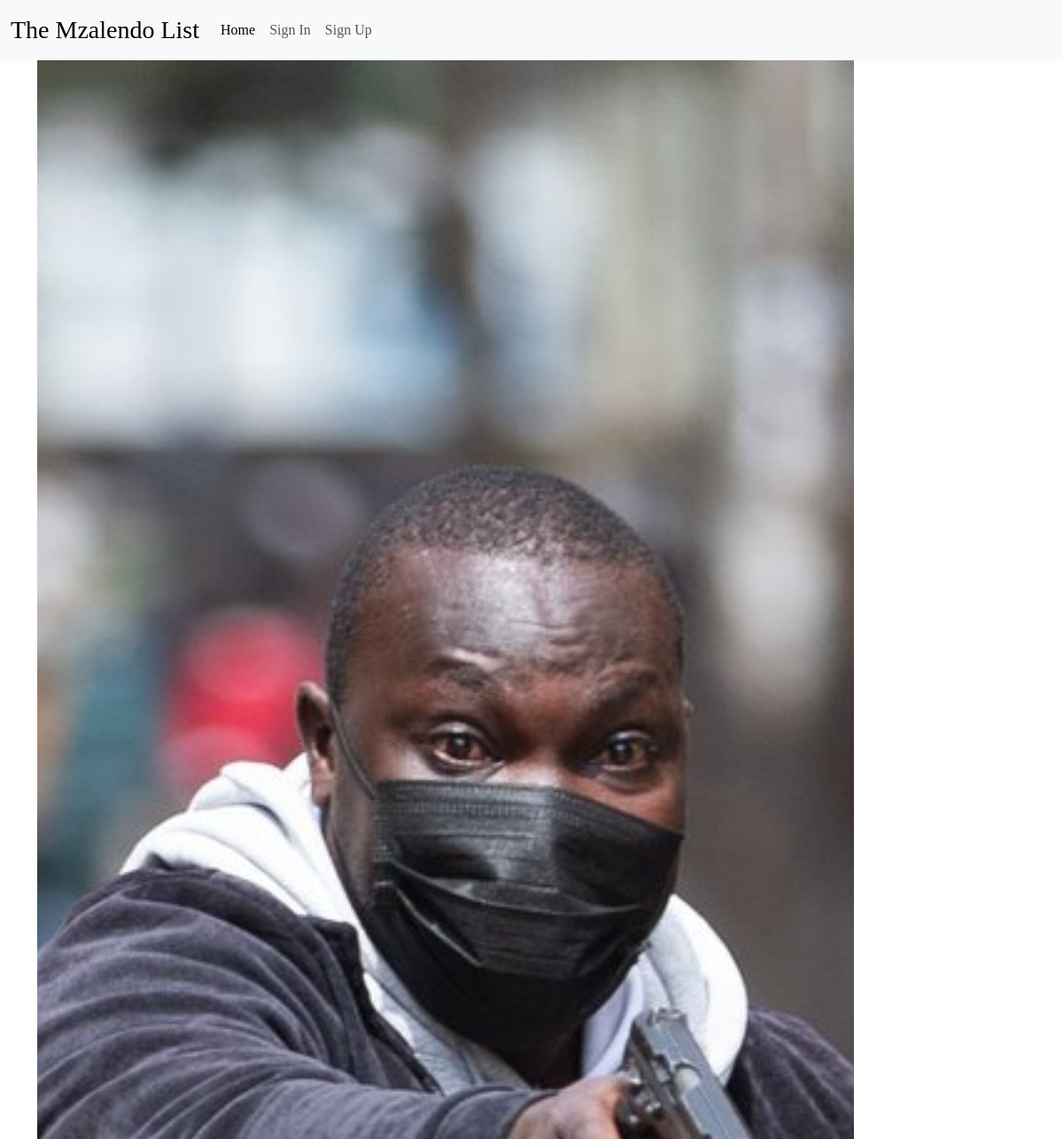
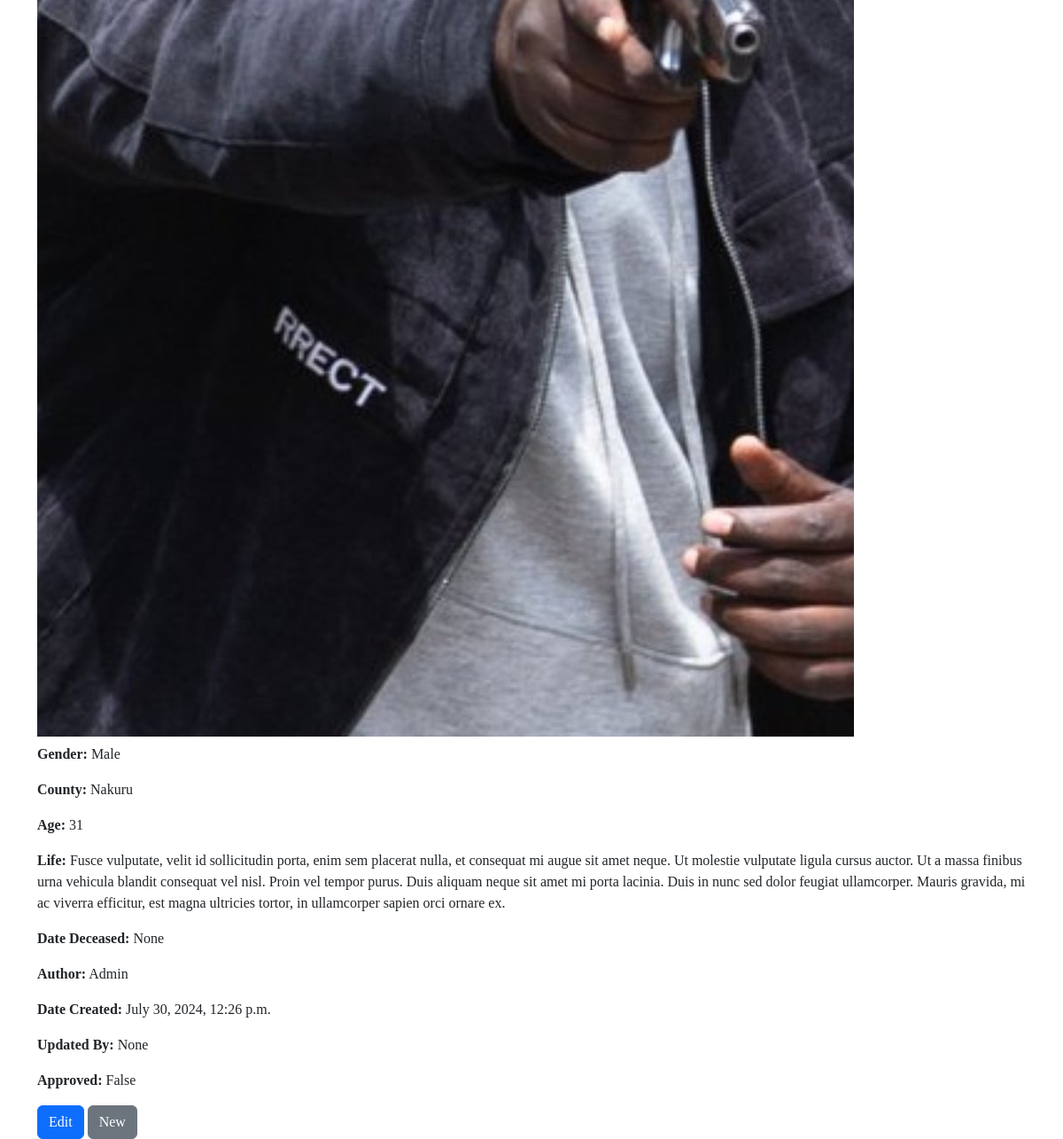
Screenshot of /mzalendo/13/ with the database file from the repository (2 pictures, top to bottom).
### home/models.py (models this page shows, shortened)
class Mzalendo(models.Model):
    name = models.CharField(max_length=200)
    gender = models.CharField(max_length=50, choices=SEX, blank=True, null=True)
    county = models.CharField(max_length=150, choices=COUNTIES, blank=True, null=True)
    age = models.IntegerField(blank=True, null=True)
    life = models.TextField(blank=True, null=True)
    dod = models.DateField('Date Deceased', blank=True, null=True)
    author = models.CharField(max_length=255)
    cover = models.ImageField(upload_to="covers/", blank=True, verbose_name="Cover Image")
    image_thumbnail = ImageSpecField(source='cover',
                                      processors=[ResizeToFill(150, 150)],
                                      format='JPEG',
                                      options={'quality': 60})
    date_created = models.DateTimeField(auto_now_add=True, editable=False)
    updated_by = models.ForeignKey(
        User, on_delete=models.CASCADE, related_name="mzalendo_updatedby", null=True, blank=True
    )
    hit_count_generic = GenericRelation(
                HitCount,
                object_id_field='object_pk',
                related_query_name='hit_count_generic_relation'
                )
    objects = CustomMzalendoManager()
    def generate_slug(instance):
        return f"{instance.age}-{instance.name}-{instance.county}"
    slug = AutoSlugField(unique=True, always_update=False, populate_from=generate_slug)
    updated_at = models.DateTimeField(auto_now=True, editable=False)
    approved = models.BooleanField(default=False)
    class Meta:
        ordering = ['-date_created']

### home/views.py (the view)
# urls.py: path('mzalendo/<int:pk>/', MzalendoDetail.as_view(), name='mzalendo_detail'),
class MzalendoDetail(DetailView):
    model = Mzalendo
    template_name = 'mzalendo/mzalendo_detail.html'

### home/models.py (called while the page is built)
    def get_queryset(self):
        return super().get_queryset().order_by('-date_created')

### home/templates/mzalendo/mzalendo_detail.html (shortened to what this page needs)
{% extends "../base.html" %}
{% load static %}
{% block content %}
    {% include "../navbar.html" %}
    <div class="container">
        {%if mzalendo.cover%}
        <img src="{{ mzalendo.cover.url }}" alt="Cover Image" class="img-fluid">
        {%endif%}
        <p><strong>Gender:</strong> {{ mzalendo.gender }}</p>
        <p><strong>County:</strong> {{ mzalendo.county }}</p>
        <p><strong>Age:</strong> {{ mzalendo.age }}</p>
        <p><strong>Life:</strong> {{ mzalendo.life }}</p>
        <p><strong>Date Deceased:</strong> {{ mzalendo.dod }}</p>
        <p><strong>Author:</strong> {{ mzalendo.author }}</p>
        <p><strong>Date Created:</strong> {{ mzalendo.date_created }}</p>
        <p><strong>Updated By:</strong> {{ mzalendo.updated_by }}</p>
        <p><strong>Approved:</strong> {{ mzalendo.approved }}</p>
        <a class="btn btn-primary" href="{% url 'mzalendo:mzalendo_edit' mzalendo.pk %}"> Edit </a>
        <a class="btn btn-secondary" href="{% url 'mzalendo:mzalendo_create' %}">{% if id %} Edit {% else %} New {% endif %}</a>
    </div>
{% endblock %}

### home/templates/base.html (shortened to what this page needs)
{% load static %}
<!doctype html>
<html lang="en">
<head>
    <link href="https://cdn.jsdelivr.net/npm/bootstrap@5.3.2/dist/css/bootstrap.min.css" rel="stylesheet">
    <link href="{% static 'css/main.css' %}" rel="stylesheet">
  </head>
  <body>
    {% block content %}
    {% endblock %}
  </body>
</html>

### home/templates/navbar.html (shortened to what this page needs)
<nav class="navbar navbar-expand-lg bg-body-tertiary mx-auto">
    <div class="container-fluid">
      <a class="navbar-brand logo fs-3" href="#">The Mzalendo List</a>
      <div class="collapse navbar-collapse" id="navbarNavDropdown">
        <ul class="navbar-nav">
        {% if request.user.is_authenticated %}
            <li class="nav-item">
                <a class="nav-link active" aria-current="page" href="{% url 'mzalendo:mzalendo_list' %}">Home</a>
            </li>
            <li class="nav-item">
                <a class="nav-link" href="{% url 'mzalendo:mzalendo_create' %}">Add a Mzalendo</a>
            </li>
            <li class="nav-item">
                <a class="nav-link" href="{% url 'mzalendo:profile' %}">  Profile </a>
            </li>
            <li class="nav-item">
                <a class="nav-link" href="/logout">  Sign Out </a>
            </li>
            <li class="nav-item ml-auto">
                <a class="nav-link">Welcome {{ request.user }} !</a>
            </li>
        {% else %}
            <li class="nav-item">
                <a class="nav-link active" aria-current="page" href="{% url 'mzalendo:index' %}">Home</a>
            </li>
            <li class="nav-item">
                <a class="nav-link" href="{% url 'mzalendo:login' %}">Sign In</a>
            </li>
            <li class="nav-item">
                <a class="nav-link" href="{% url 'mzalendo:register' %}">Sign Up</a>
            </li>
        {% endif %}
        </ul>
      </div>
    </div>
  </nav>

### home/static/css/main.css (style rules this page uses)
* { margin: 0; padding: 0; box-sizing: border-box; font-family: "Georgia", Georgia Bold; }

### rows the page displays
Mzalendo: cover (picture), gender "Male", county "Nakuru", age "31", life "Fusce vulputate, velit id sollicitudin porta, enim sem placerat nulla, et consequat mi augue sit amet neque. Ut molestie vulputate ligula cursus auctor. Ut a massa finibus urna vehicula blandit consequat vel nisl. Proin vel tempor purus. Duis aliquam neque sit amet mi porta lacinia. Duis in nunc sed dolor feugiat ullamcorper. Mauris gravida, mi ac viverra efficitur, est magna ultricies tortor, in ullamcorper sapien orci ornare ex.", dod "None", author "Admin", date_created "July 30, 2024, 12:26 p.m.", updated_by "None", approved "False"
